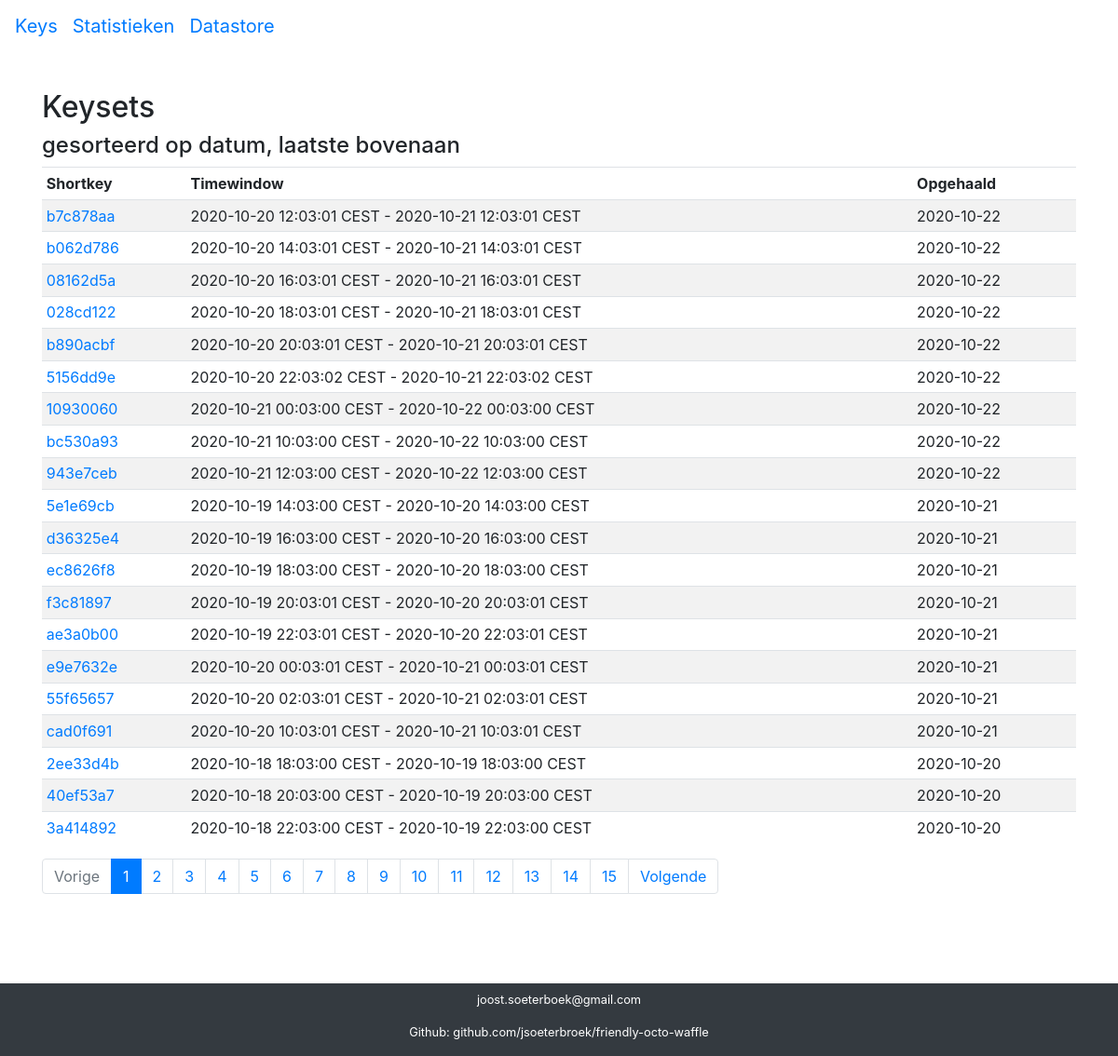
The app's page /keys/ with its own data.
### keys/models.py (models this page shows, shortened)
class Keys(models.Model):
    key = models.CharField("key", max_length=255, unique=True, primary_key=True)
    shortkey = models.CharField("short key", max_length=8)
    created = models.DateTimeField(auto_now_add=True, editable=False)
    environment = models.CharField("omgeving", max_length=125)
    seen = models.CharField("opgehaald", max_length=48)
    start_timestamp = models.CharField("timestamp start", max_length=48)
    end_timestamp = models.CharField("timestamp end", max_length=48)
    num_teks = models.IntegerField('number of keys')
    class Meta:
        verbose_name = 'Exposure Keyset'
        verbose_name_plural = 'Exposure Keysets'

### keys/views.py (the view)
# urls.py: path('keys/', include('keys.urls'), name='key_index'),
def key_index(request):
    keysets_list_latest = Keys.objects.order_by('-seen')
    paginator = Paginator(keysets_list_latest, settings.KEYSETS_PAGINATE_BY)
    page = request.GET.get('page')
    try:
        plist = paginator.get_page(page)
    except PageNotAnInteger:
        plist = paginator.get_page(1)
    except EmptyPage:
        plist = paginator.get_page(paginator.num_pages)
    context = {'plist': plist}
    return render(request, 'key_index.html', context)

### keys/templates/key_index.html
{% extends "base.html" %}
{% block content %}
{% load static %}
{% load l10n %}
<p>&nbsp;</p>
<h2> Keysets </h2>
<h4> gesorteerd op datum, laatste bovenaan </h4>
  {% if plist %}
  <table class="table table-striped table-sm">
          <thead>
            <tr>
                    <td><b>Shortkey</b></td>
                    <td><b>Timewindow</b></td>
                    <td><b>Opgehaald</b></td>
            </tr>
          </thead>
          <tbody>
    {% for p in plist %}
      <tr>
          <td><a href="{{p.shortkey}}/">{{p.shortkey}}<a/></td><td>{{p.start_timestamp}} - {{p.end_timestamp}}</td><td>{{p.seen}}</td>
      </tr>
    {% endfor %}
  </tbody>
  </table>
 {% if plist.has_other_pages %}
  <nav aria-label="pagination">
  <ul class="pagination">
    {% if plist.has_previous %}
      <li class="page-item"><a class="page-link" href="?page={{ plist.previous_page_number }}">Vorige</a></li>
    {% else %}
      <li class="page-item disabled"><span class="page-link">Vorige</span></li>
    {% endif %}
    {% for i in plist.paginator.page_range %}
      {% if plist.number == i %}
        <li class="page-item active"><span class="page-link">{{ i }} <span class="sr-only">(current)</span></span></li>
      {% else %}
        <li class="page-item"><a class="page-link" href="?page={{ i }}">{{ i }}</a></li>
      {% endif %}
    {% endfor %}
    {% if plist.has_next %}
      <li class="page-item"><a class="page-link" href="?page={{ plist.next_page_number }}">Volgende</a></li>
    {% else %}
      <li class="page-item disabled"><span class="page-link">Volgende</span></li>
    {% endif %}
  </ul>
  </nav>
  {% endif %}
  {% else %}
   <p>There are no keysets in the database.</p>
  {% endif %}
{% endblock %}

### records on screen
Keys: shortkey "b7c878aa", start_timestamp "2020-10-20 12:03:01 CEST", end_timestamp "2020-10-21 12:03:01 CEST", seen "2020-10-22"
Keys: shortkey "b062d786", start_timestamp "2020-10-20 14:03:01 CEST", end_timestamp "2020-10-21 14:03:01 CEST", seen "2020-10-22"
Keys: shortkey "08162d5a", start_timestamp "2020-10-20 16:03:01 CEST", end_timestamp "2020-10-21 16:03:01 CEST", seen "2020-10-22"
Keys: shortkey "028cd122", start_timestamp "2020-10-20 18:03:01 CEST", end_timestamp "2020-10-21 18:03:01 CEST", seen "2020-10-22"
Keys: shortkey "b890acbf", start_timestamp "2020-10-20 20:03:01 CEST", end_timestamp "2020-10-21 20:03:01 CEST", seen "2020-10-22"
Keys: shortkey "5156dd9e", start_timestamp "2020-10-20 22:03:02 CEST", end_timestamp "2020-10-21 22:03:02 CEST", seen "2020-10-22"
Keys: shortkey "10930060", start_timestamp "2020-10-21 00:03:00 CEST", end_timestamp "2020-10-22 00:03:00 CEST", seen "2020-10-22"
Keys: shortkey "bc530a93", start_timestamp "2020-10-21 10:03:00 CEST", end_timestamp "2020-10-22 10:03:00 CEST", seen "2020-10-22"
Keys: shortkey "943e7ceb", start_timestamp "2020-10-21 12:03:00 CEST", end_timestamp "2020-10-22 12:03:00 CEST", seen "2020-10-22"
Keys: shortkey "5e1e69cb", start_timestamp "2020-10-19 14:03:00 CEST", end_timestamp "2020-10-20 14:03:00 CEST", seen "2020-10-21"
Keys: shortkey "d36325e4", start_timestamp "2020-10-19 16:03:00 CEST", end_timestamp "2020-10-20 16:03:00 CEST", seen "2020-10-21"
Keys: shortkey "ec8626f8", start_timestamp "2020-10-19 18:03:00 CEST", end_timestamp "2020-10-20 18:03:00 CEST", seen "2020-10-21"
Keys: shortkey "f3c81897", start_timestamp "2020-10-19 20:03:01 CEST", end_timestamp "2020-10-20 20:03:01 CEST", seen "2020-10-21"
Keys: shortkey "ae3a0b00", start_timestamp "2020-10-19 22:03:01 CEST", end_timestamp "2020-10-20 22:03:01 CEST", seen "2020-10-21"
Keys: shortkey "e9e7632e", start_timestamp "2020-10-20 00:03:01 CEST", end_timestamp "2020-10-21 00:03:01 CEST", seen "2020-10-21"
Keys: shortkey "55f65657", start_timestamp "2020-10-20 02:03:01 CEST", end_timestamp "2020-10-21 02:03:01 CEST", seen "2020-10-21"
Keys: shortkey "cad0f691", start_timestamp "2020-10-20 10:03:01 CEST", end_timestamp "2020-10-21 10:03:01 CEST", seen "2020-10-21"
Keys: shortkey "2ee33d4b", start_timestamp "2020-10-18 18:03:00 CEST", end_timestamp "2020-10-19 18:03:00 CEST", seen "2020-10-20"
Keys: shortkey "40ef53a7", start_timestamp "2020-10-18 20:03:00 CEST", end_timestamp "2020-10-19 20:03:00 CEST", seen "2020-10-20"
Keys: shortkey "3a414892", start_timestamp "2020-10-18 22:03:00 CEST", end_timestamp "2020-10-19 22:03:00 CEST", seen "2020-10-20"

### other values on screen
{{ i }} "1"
{{ i }} "2" "3" "4" "5" "6" "7" "8" "9" "10" "11" "12" "13" "14" "15"
